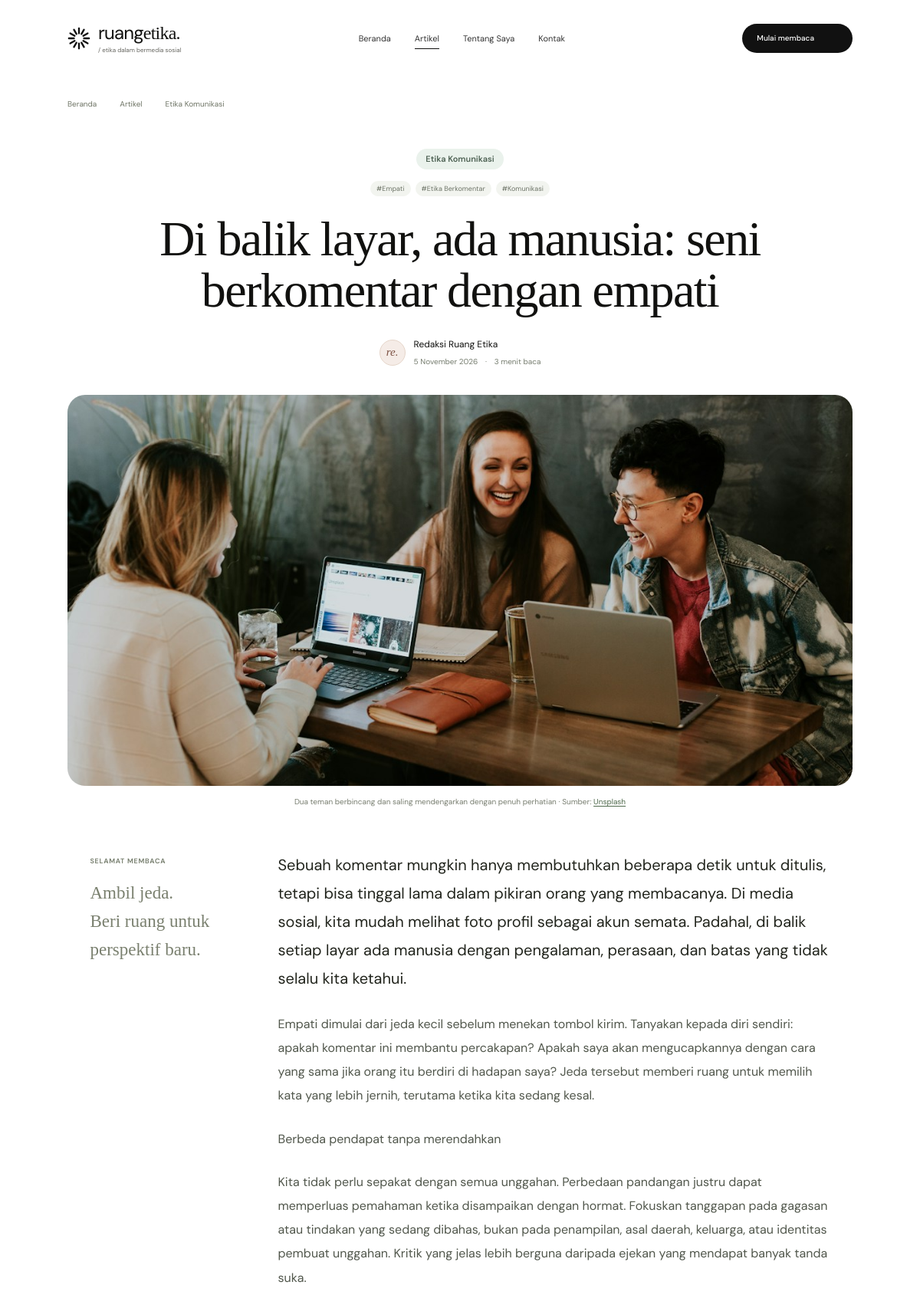
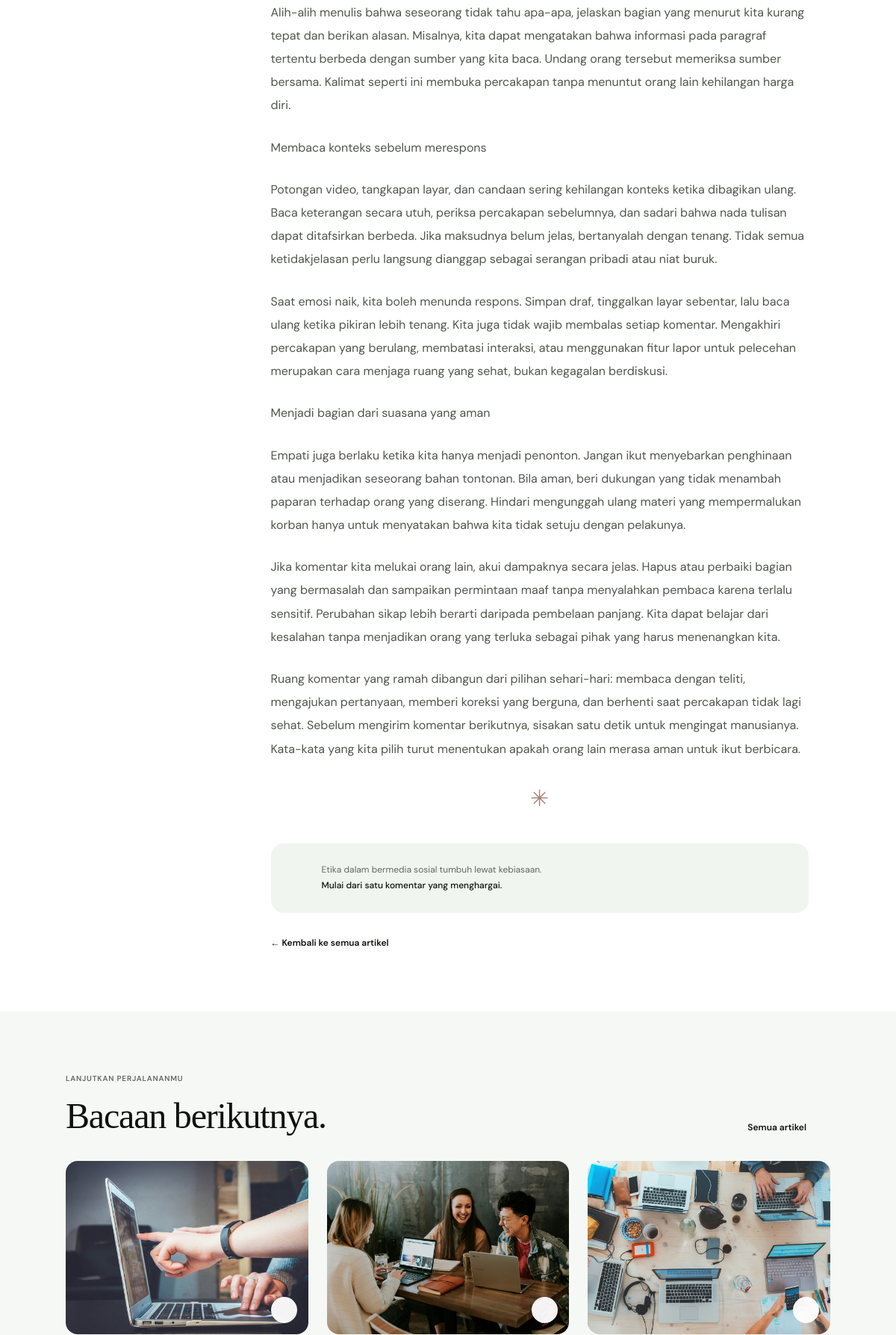
The page /artikel.php?slug=seni-berkomentar-dengan-empati (upper part) on the database its author committed (2 pictures, top to bottom).
### tables this page shows
CREATE TABLE IF NOT EXISTS articles (
    id INT UNSIGNED AUTO_INCREMENT PRIMARY KEY,
    title VARCHAR(180) NOT NULL,
    slug VARCHAR(200) NOT NULL,
    content MEDIUMTEXT NOT NULL,
    category VARCHAR(80) NOT NULL,
    thumbnail VARCHAR(255) NOT NULL DEFAULT 'assets/images/hero.jpg',
    image_alt VARCHAR(255) NOT NULL,
    image_source VARCHAR(120) NOT NULL,
    image_source_url VARCHAR(500) DEFAULT NULL,
    published_at DATETIME NOT NULL,
    status ENUM('draft', 'published') NOT NULL DEFAULT 'draft',
    created_at TIMESTAMP NOT NULL DEFAULT CURRENT_TIMESTAMP,
    updated_at TIMESTAMP NOT NULL DEFAULT CURRENT_TIMESTAMP ON UPDATE CURRENT_TIMESTAMP,
    UNIQUE KEY articles_slug_unique (slug),
    KEY articles_public_index (status, published_at)
);

CREATE TABLE IF NOT EXISTS tags (
    id INT UNSIGNED AUTO_INCREMENT PRIMARY KEY,
    name VARCHAR(60) NOT NULL,
    slug VARCHAR(80) NOT NULL,
    created_at TIMESTAMP NOT NULL DEFAULT CURRENT_TIMESTAMP,
    UNIQUE KEY tags_name_unique (name),
    UNIQUE KEY tags_slug_unique (slug)
);

### includes/functions.php (called while the page is built, shortened)
<?php
function db(): PDO
{
    static $connection = null;
    if ($connection instanceof PDO) {
        return $connection;
    }
    try {
        $connection = new PDO(
            'mysql:host=' . DB_HOST . ';port=' . DB_PORT . ';dbname=' . DB_NAME . ';charset=utf8mb4',
            DB_USER,
            DB_PASS,
            [
                PDO::ATTR_ERRMODE => PDO::ERRMODE_EXCEPTION,
                PDO::ATTR_DEFAULT_FETCH_MODE => PDO::FETCH_ASSOC,
                PDO::ATTR_EMULATE_PREPARES => false,
            ]
        );
        $connection->exec("SET time_zone = '+07:00'");
    } catch (PDOException $exception) {
        if (PHP_SAPI === 'cli') {
            fwrite(STDERR, "Database belum terhubung. Jalankan MySQL di XAMPP, impor database.sql, lalu periksa pengaturan DB_* di config.php.\n");
            exit(1);
        }
        http_response_code(503);
        header('Content-Type: text/html; charset=utf-8');
        echo '<!doctype html><html lang="id"><meta charset="utf-8">'
            . '<meta name="viewport" content="width=device-width, initial-scale=1">'
            . '<title>Database belum terhubung</title>'
            . '<body style="font-family:Arial,sans-serif;max-width:620px;margin:12vh auto;padding:24px;line-height:1.7">'
            . '<h1>Database belum terhubung</h1>'
            . '<p>Jalankan MySQL di XAMPP, impor <strong>database.sql</strong> melalui phpMyAdmin, '
            . 'lalu periksa pengaturan <strong>DB_*</strong> di <strong>config.php</strong>.</p>'
            . '<p>Petunjuk lengkap tersedia di README.md pada folder proyek.</p></body></html>';
        exit;
    }
    return $connection;
}
function e($value): string
{
    return htmlspecialchars((string) $value, ENT_QUOTES | ENT_SUBSTITUTE, 'UTF-8');
}
function url(string $path = ''): string
{
    return APP_BASE_PATH . '/' . ltrim($path, '/');
}
function article_tags(int $articleId): array
{
    $statement = db()->prepare(
        'SELECT t.id, t.name, t.slug
         FROM tags t
         INNER JOIN article_tags at ON at.tag_id = t.id
         WHERE at.article_id = :article_id
         ORDER BY t.name'
    );
    $statement->execute(['article_id' => $articleId]);
    return $statement->fetchAll();
}
function reading_time(string $text): int
{
    $words = preg_match_all('/[\p{L}\p{N}]+/u', strip_tags($text));
    return max(1, (int) ceil(($words ?: 0) / 200));
}
function format_date(string $value): string
{
    try {
        $date = new DateTimeImmutable($value);
    } catch (Exception $exception) {
        return '—';
    }
    $months = [1 => 'Januari', 'Februari', 'Maret', 'April', 'Mei', 'Juni',
        'Juli', 'Agustus', 'September', 'Oktober', 'November', 'Desember'];
    return $date->format('j') . ' ' . $months[(int) $date->format('n')] . ' ' . $date->format('Y');
}
function thumbnail_url(?string $path): string
{
    $valid = is_string($path) && (
        preg_match('~^assets/images/[a-zA-Z0-9_-]+\.jpg$~D', $path)
        || preg_match('~^uploads/[a-f0-9]{32}\.(?:jpg|png|webp)$~D', $path)
    );
    return url($valid && is_file(APP_ROOT . '/' . $path) ? $path : 'assets/images/hero.jpg');
}
function published_articles(?int $limit = null, string $search = '', string $category = ''): array
{
    $sql = "SELECT * FROM articles WHERE status = 'published'";
    $parameters = [];
    $sql .= ' ORDER BY published_at DESC, id DESC';
    $statement = db()->prepare($sql);
    $statement->execute();
    return $statement->fetchAll();
}
function find_published_article(string $slug): ?array
{
    $statement = db()->prepare("SELECT * FROM articles WHERE slug = :slug AND status = 'published' LIMIT 1");
    $statement->execute([':slug' => $slug]);
    $article = $statement->fetch();
    return $article === false ? null : $article;
}

### artikel.php (the view, shortened to what this page needs)
<?php
require_once __DIR__ . '/includes/functions.php';
$slug = is_string($_GET['slug'] ?? null) ? mb_substr($_GET['slug'], 0, 200) : '';
$article = $slug !== '' ? find_published_article($slug) : null;
$active_page = 'artikel';
$related = $article ? array_slice(array_values(array_filter(published_articles(), fn($row) => $row['id'] !== $article['id'])), 0, 3) : [];
$tags = $article ? article_tags((int) $article['id']) : [];
$source_url = $article && filter_var($article['image_source_url'] ?? '', FILTER_VALIDATE_URL)
    && in_array(parse_url($article['image_source_url'], PHP_URL_SCHEME), ['http', 'https'], true)
    ? $article['image_source_url'] : null;
require __DIR__ . '/includes/header.php';
?>
<?php if (!$article): ?>
<section class="container empty-state not-found"><span class="eyebrow">404 — HALAMAN TIDAK DITEMUKAN</span><h1>Cerita ini belum<br><em>ada di ruang kita.</em></h1><p>Artikel mungkin sudah dipindahkan atau belum diterbitkan.</p><a class="btn btn-dark" href="<?= e(url('artikel-list.php')) ?>">Kembali ke artikel <?= icon('arrow') ?></a></section>
<?php else: ?>
<article class="container article-detail">
    <nav class="breadcrumbs" aria-label="Breadcrumb"><a href="<?= e(url()) ?>">Beranda</a><?= icon('chevron') ?><a href="<?= e(url('artikel-list.php')) ?>">Artikel</a><?= icon('chevron') ?><span><?= e($article['category']) ?></span></nav>
    <header class="article-heading"><span class="category"><?= e($article['category']) ?></span><?php if ($tags): ?><div class="article-tags" aria-label="Tag artikel"><?php foreach ($tags as $tag): ?><span>#<?= e($tag['name']) ?></span><?php endforeach; ?></div><?php endif; ?><h1><?= e($article['title']) ?></h1><div class="article-byline"><span class="author-mark">re.</span><div>Redaksi Ruang Etika<small><?= e(format_date($article['published_at'])) ?> <span>·</span> <?= reading_time($article['content']) ?> menit baca</small></div></div></header>
    <figure class="detail-image"><img src="<?= e(thumbnail_url($article['thumbnail'])) ?>" alt="<?= e($article['image_alt']) ?>" width="1400" height="800"><figcaption><?= e($article['image_alt']) ?> · Sumber: <?php if ($source_url): ?><a href="<?= e($source_url) ?>" target="_blank" rel="noopener noreferrer"><?= e($article['image_source']) ?></a><?php else: ?><?= e($article['image_source']) ?><?php endif; ?></figcaption></figure>
    <div class="reading-layout"><aside class="reading-aside"><span class="eyebrow">SELAMAT MEMBACA</span><p>Ambil jeda.<br>Beri ruang untuk<br>perspektif baru.</p><?= icon('book') ?></aside><div class="article-body"><?php foreach (preg_split('/\R\s*\R/u', $article['content']) as $paragraph): if (trim($paragraph) === '') continue; ?><p><?= nl2br(e(trim($paragraph))) ?></p><?php endforeach; ?><div class="article-end-mark" aria-label="Akhir artikel">✳</div><div class="article-bottom-note"><?= icon('heart') ?><p>Etika dalam bermedia sosial tumbuh lewat kebiasaan.<br><strong>Mulai dari satu komentar yang menghargai.</strong></p></div><a class="text-link" href="<?= e(url('artikel-list.php')) ?>">← Kembali ke semua artikel</a></div></div>
</article>
<?php if ($related): ?><section class="related-section section-space"><div class="container"><div class="section-heading"><div><div class="eyebrow">LANJUTKAN PERJALANANMU</div><h2>Bacaan <em>berikutnya.</em></h2></div><a class="text-link" href="<?= e(url('artikel-list.php')) ?>">Semua artikel <?= icon('arrow') ?></a></div><div class="articles-grid library-grid"><?php foreach ($related as $item) { article_card($item); } ?></div></div></section><?php endif; ?>
<?php endif; ?>
<?php require __DIR__ . '/includes/footer.php'; ?>

### includes/header.php (shortened to what this page needs)
<?php
require_once __DIR__ . '/functions.php';
require_once __DIR__ . '/ui.php';
$active_page = $active_page ?? '';
?>
<!DOCTYPE html>
<html lang="id">
<head>
    <script src="https://cdn.jsdelivr.net/npm/@tailwindcss/browser@4"></script>
    <link rel="stylesheet" href="<?= e(url('assets/css/style.css')) ?>">
    <link rel="stylesheet" href="<?= e(url('assets/css/editorial.css')) ?>?v=2">
</head>
<body class="public-site">
<header class="site-header">
    <div class="container nav-inner">
        <a href="<?= e(url()) ?>" class="brand" aria-label="Etika dalam Bermedia Sosial — Beranda">
            <span class="brand-icon" aria-hidden="true"><svg viewBox="0 0 32 32" fill="none" xmlns="http://www.w3.org/2000/svg"><g stroke="currentColor" stroke-width="2.5" stroke-linecap="round"><path d="M16 2v7M16 23v7M2 16h7M23 16h7M9 3.9l3.5 6.1M19.5 22l3.5 6.1M3.9 9l6.1 3.5M22 19.5l6.1 3.5M3.9 23l6.1-3.5M22 12.5l6.1-3.5M9 28.1l3.5-6.1M19.5 10L23 3.9"/></g></svg></span>
            <span>ruang<span class="brand-serif">etika.</span><small>/ etika dalam bermedia sosial</small></span>
        </a>
        <nav class="desktop-nav" aria-label="Navigasi utama">
            <?php foreach (['beranda' => ['', 'Beranda'], 'artikel' => ['artikel-list.php', 'Artikel'], 'tentang' => ['tentang.php', 'Tentang Saya'], 'kontak' => ['kontak.php', 'Kontak']] as $key => [$path, $label]): ?>
                <a href="<?= e(url($path)) ?>" <?= $active_page === $key ? 'aria-current="page"' : '' ?>><?= e($label) ?></a>
            <?php endforeach; ?>
        </nav>
        <a class="btn btn-dark nav-cta" href="<?= e(url('artikel-list.php')) ?>">Mulai membaca <?= icon('arrow-up') ?></a>
    </div>
</header>
<main id="main-content">

### includes/ui.php (shortened to what this page needs)
<?php
function icon(string $name, string $class = ''): string
{
    $paths = [
        'arrow' => '<path d="M4 12h16m-6-6 6 6-6 6"/>',
        'arrow-up' => '<path d="M5 19 19 5M5 5h14v14"/>',
        'search' => '<circle cx="10.5" cy="10.5" r="6.5"/><path d="m16 16 4.5 4.5"/>',
        'menu' => '<path d="M4 6h16M4 12h16M4 18h16"/>',
        'close' => '<path d="m6 6 12 12M6 18 18 6"/>',
        'book' => '<path d="M12 5C8 2 3 3 3 3v16s5-1 9 2c4-3 9-2 9-2V3s-5-1-9 2Zm0 0v16"/>',
        'heart' => '<path d="M20.8 4.6a5.5 5.5 0 0 0-7.8 0L12 5.7l-1.1-1.1a5.5 5.5 0 0 0-7.8 7.8L12 21l8.8-8.6a5.5 5.5 0 0 0 0-7.8Z"/>',
        'shield' => '<path d="m12 3 8 3v6c0 5-8 9-8 9s-8-4-8-9V6l8-3Z"/><path d="m8 12 3 3 5-6"/>',
        'check' => '<path d="m5 12 4 4L19 6"/>',
        'clock' => '<circle cx="12" cy="12" r="9"/><path d="M12 7v5l3 2"/>',
        'chevron' => '<path d="m9 5 7 7-7 7"/>',
        'spark' => '<path d="m12 2 2.5 7.5L22 12l-7.5 2.5L12 22l-2.5-7.5L2 12l7.5-2.5L12 2Z"/>',
        'quote' => '<path d="M10 5H3v8h5c0 3-2 4-4 5m17-13h-7v8h5c0 3-2 4-4 5"/>',
    ];
    return '<svg class="icon ' . htmlspecialchars($class, ENT_QUOTES, 'UTF-8') . '" width="24" height="24" viewBox="0 0 24 24" fill="none" stroke="currentColor" stroke-width="1.5" stroke-linecap="round" stroke-linejoin="round" aria-hidden="true">' . ($paths[$name] ?? $paths['arrow']) . '</svg>';
}
function article_card(array $article, string $extraClass = ''): void
{
    $href = url('artikel.php?slug=' . rawurlencode($article['slug']));
    ?>
    <article class="article-card <?= e($extraClass) ?>">
        <a class="card-image" href="<?= e($href) ?>" tabindex="-1">
            <img src="<?= e(thumbnail_url($article['thumbnail'])) ?>" alt="<?= e($article['image_alt'] ?: 'Gambar unggulan artikel ' . $article['title']) ?>" loading="lazy" width="760" height="520">
            <span class="image-arrow"><?= icon('arrow-up') ?></span>
        </a>
    </article>
    <?php
}

### includes/footer.php (shortened to what this page needs)
</main>
</body>
</html>

### assets/css/editorial.css (style rules this page uses)
.public-site { --ink:#11110f;--forest:#11110f;--muted:#666762;--cream:#f5f8f5;--sage:#edf3ef;--line:#e6e7e3;--serif:'Instrument Serif',Georgia,serif;--sans:'DM Sans',Arial,sans-serif;color:var(--ink);background:#fff;font-family:var(--sans) }
.public-site h1,.public-site h2,.public-site h3 { font-family:var(--serif);font-weight:400;letter-spacing:-.025em }
.public-site em { font-style:normal;color:inherit }
.public-site .container { width:min(1160px,calc(100% - 104px)) }
.public-site .btn { min-height:46px;border-radius:999px;padding:12px 24px;font-size:12px;font-weight:500;gap:20px;line-height:1.4 }
.public-site .btn-dark { background:#111;color:#fff }
.public-site .btn .icon { width:16px;height:16px }
.public-site .text-link { font-size:12px;font-weight:550;gap:14px }
.public-site .text-link .icon { width:18px;height:18px }
.public-site .section-space { padding-block:82px }
.public-site .eyebrow { font-size:10px;letter-spacing:.08em;color:#65655f }
.public-site .site-header { border-bottom:0 }
.public-site .nav-inner { height:100px;gap:27px }
.public-site .brand { gap:10px;font-size:24px;font-weight:400;letter-spacing:-.8px;white-space:nowrap }
.public-site .brand-icon { width:30px;height:30px;border:0;border-radius:0;color:#111 }
.public-site .brand-icon svg { width:100%;height:100% }
.public-site .brand-serif { font-family:var(--serif);font-weight:400 }
.public-site .brand small { font-size:8px;font-weight:400;letter-spacing:0;margin-top:5px;color:#65655f }
.public-site .desktop-nav { margin-left:auto;margin-right:auto;gap:31px;font-size:11px }
.public-site .desktop-nav a { color:#333 }
.public-site .desktop-nav a[aria-current]:after { height:1px;width:100%;left:0;border-radius:0;bottom:4px }
.public-site .nav-cta { font-size:10px;padding:10px 18px;min-height:37px;gap:15px }
.public-site .section-heading { margin-bottom:34px;align-items:flex-end }
.public-site .section-heading h2 { font-size:46px;line-height:1.05;margin-top:17px }
.public-site .card-image { aspect-ratio:1.65;border-radius:17px }
.public-site .card-image>img { filter:none }
.public-site .image-arrow { width:35px;height:35px;right:15px;bottom:15px }
.public-site .article-card .category,.public-site .category { font-size:10px;line-height:1.5;padding:4px 9px;background:#eaf2ec;color:#4e6254;border-radius:999px;letter-spacing:0 }
.public-site .library-grid { gap:45px 25px }
.public-site .library-grid .card-image { aspect-ratio:1.4;border-radius:16px }
.public-site .breadcrumbs { font-size:10px;color:#707667 }
.public-site .article-heading h1 { font-size:64px;line-height:1.05;max-width:920px;margin-inline:auto;letter-spacing:-.025em }
.public-site .article-heading>.category { font-size:11px;padding:5px 12px }
.public-site .article-byline { font-size:12px }
.public-site .article-byline small { font-size:10px;color:#767d6f }
.public-site .author-mark { background:#f5ece7;border-color:#e5d5c9;color:#7c5143 }
.public-site .detail-image>img { border-radius:23px;filter:none }
.public-site .detail-image figcaption { font-size:10px;color:#787e70 }
.public-site .reading-aside>p { font-size:23px;color:#7a806f }
.public-site .reading-aside .eyebrow { font-size:9px;color:#727a69 }
.public-site .article-body>p { font-size:16px;color:#51574c }
.public-site .article-body>p:first-child { font-size:20px;color:#22251d }
.public-site .article-bottom-note { border-radius:17px;background:#f1f5f0 }
.public-site .article-end-mark { color:#a78479 }
.public-site .related-section { background:#f5f8f5 }
.public-site .related-section h2 { font-size:48px }
.public-site .article-tags { display:flex;flex-wrap:wrap;gap:6px;margin-top:10px }
.public-site .article-tags>span { font-size:9px;line-height:1.4;color:#6d7467;background:#f2f4ef;border-radius:999px;padding:4px 8px }
.public-site .article-heading .article-tags { justify-content:center;margin:15px auto 0 }
.public-site .detail-image figcaption a { color:#4f694c;text-decoration:underline;text-underline-offset:2px }

### rows shown on the page
articles: category "Etika Komunikasi", title "Di balik layar, ada manusia: seni berkomentar dengan empati", published_at "5 November 2026", content "3", thumbnail (picture), image_alt "Dua teman berbincang dan saling mendengarkan dengan penuh perhatian", image_source "Unsplash", content "Sebuah komentar mungkin hanya membutuhkan beberapa detik untuk ditulis, tetapi bisa tinggal lama dalam pikiran orang yang membacanya. Di media sosial, kita mudah melihat foto profil sebagai akun semata. Padahal, di balik setiap layar ada manusia dengan pengalaman, perasaan, dan batas yang tidak selalu kita ketahui.", content "Empati dimulai dari jeda kecil sebelum menekan tombol kirim. Tanyakan kepada diri sendiri: apakah komentar ini membantu percakapan? Apakah saya akan mengucapkannya dengan cara yang sama jika orang itu berdiri di hadapan saya? Jeda tersebut memberi ruang untuk memilih kata yang lebih jernih, terutama ketika kita sedang kesal.", content "Berbeda pendapat tanpa merendahkan", content "Kita tidak perlu sepakat dengan semua unggahan. Perbedaan pandangan justru dapat memperluas pemahaman ketika disampaikan dengan hormat. Fokuskan tanggapan pada gagasan atau tindakan yang sedang dibahas, bukan pada penampilan, asal daerah, keluarga, atau identitas pembuat unggahan. Kritik yang jelas lebih berguna daripada ejekan yang mendapat banyak tanda suka.", content "Alih-alih menulis bahwa seseorang tidak tahu apa-apa, jelaskan bagian yang menurut kita kurang tepat dan berikan alasan. Misalnya, kita dapat mengatakan bahwa informasi pada paragraf tertentu berbeda dengan sumber yang kita baca. Undang orang tersebut memeriksa sumber bersama. Kalimat seperti ini membuka percakapan tanpa menuntut orang lain kehilangan harga diri.", content "Membaca konteks sebelum merespons", content "Potongan video, tangkapan layar, dan candaan sering kehilangan konteks ketika dibagikan ulang. Baca keterangan secara utuh, periksa percakapan sebelumnya, dan sadari bahwa nada tulisan dapat ditafsirkan berbeda. Jika maksudnya belum jelas, bertanyalah dengan tenang. Tidak semua ketidakjelasan perlu langsung dianggap sebagai serangan pribadi atau niat buruk.", content "Saat emosi naik, kita boleh menunda respons. Simpan draf, tinggalkan layar sebentar, lalu baca ulang ketika pikiran lebih tenang. Kita juga tidak wajib membalas setiap komentar. Mengakhiri percakapan yang berulang, membatasi interaksi, atau menggunakan fitur lapor untuk pelecehan merupakan cara menjaga ruang yang sehat, bukan kegagalan berdiskusi.", content "Menjadi bagian dari suasana yang aman", content "Empati juga berlaku ketika kita hanya menjadi penonton. Jangan ikut menyebarkan penghinaan atau menjadikan seseorang bahan tontonan. Bila aman, beri dukungan yang tidak menambah paparan terhadap orang yang diserang. Hindari mengunggah ulang materi yang mempermalukan korban hanya untuk menyatakan bahwa kita tidak setuju dengan pelakunya.", content "Jika komentar kita melukai orang lain, akui dampaknya secara jelas. Hapus atau perbaiki bagian yang bermasalah dan sampaikan permintaan maaf tanpa menyalahkan pembaca karena terlalu sensitif. Perubahan sikap lebih berarti daripada pembelaan panjang. Kita dapat belajar dari kesalahan tanpa menjadikan orang yang terluka sebagai pihak yang harus menenangkan kita.", content "Ruang komentar yang ramah dibangun dari pilihan sehari-hari: membaca dengan teliti, mengajukan pertanyaan, memberi koreksi yang berguna, dan berhenti saat percakapan tidak lagi sehat. Sebelum mengirim komentar berikutnya, sisakan satu detik untuk mengingat manusianya. Kata-kata yang kita pilih turut menentukan apakah orang lain merasa aman untuk ikut berbicara."
tags: name "Empati"
tags: name "Etika Berkomentar"
tags: name "Komunikasi"
articles: thumbnail (picture)
articles: thumbnail (picture)
articles: thumbnail (picture)

### other values the page prints
$label "Beranda"
$label "Artikel"
$label "Tentang Saya"
$label "Kontak"
